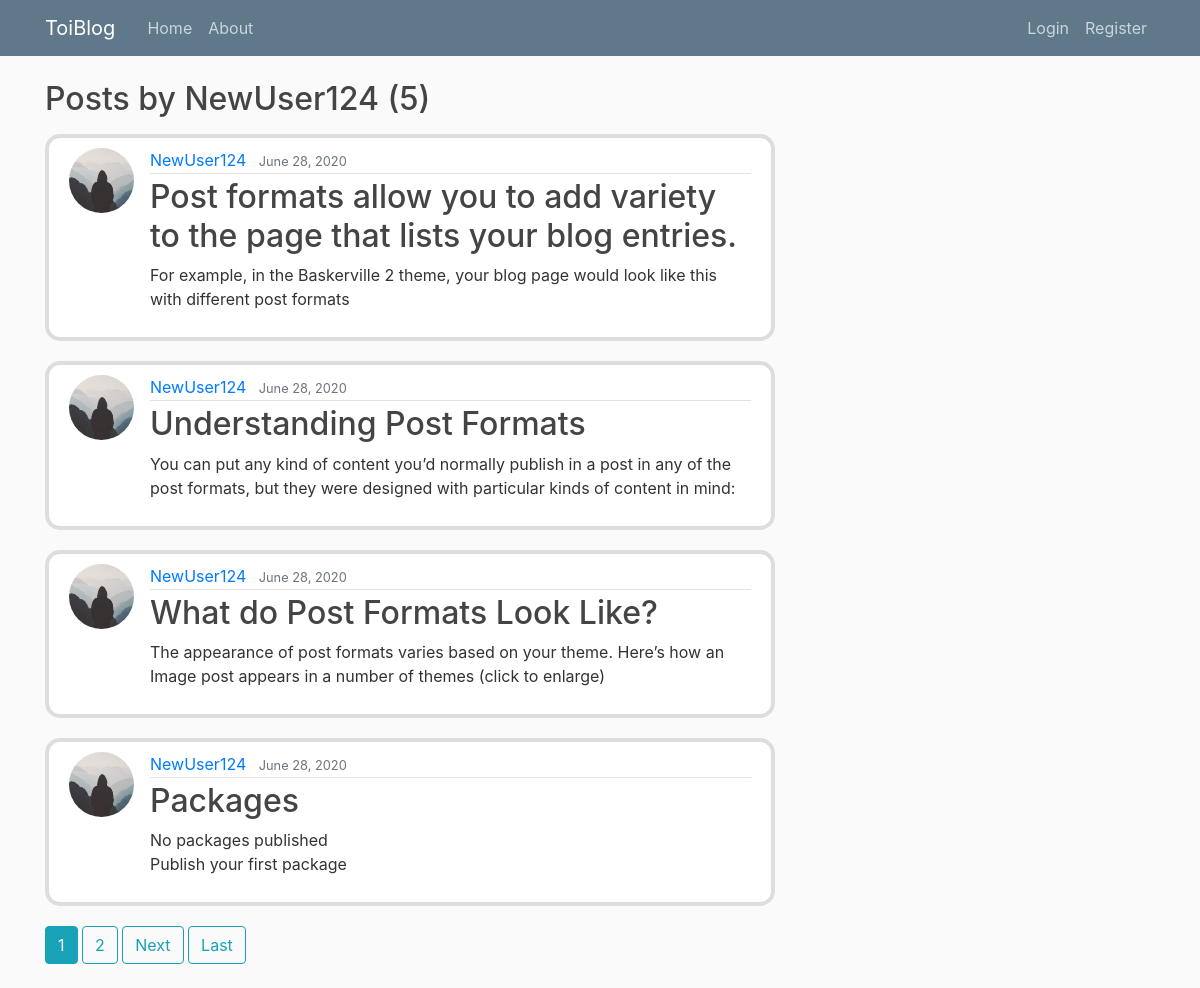
The page //user/NewUser124 on the database its author committed.
### blog/models.py (models this page shows, shortened)
class Post(models.Model):
	title = models.CharField(max_length=100)
	content = models.TextField()
	date_posted = models.DateTimeField(default=timezone.now)
	author = models.ForeignKey(User, on_delete=models.CASCADE)

### users/models.py (models this page shows, shortened)
class Profile(models.Model):
	user = models.OneToOneField(User, on_delete=models.CASCADE)
	image = models.ImageField(default='default.jpg', upload_to='profile_pics')

### blog/views.py (the view)
# urls.py: path('/user/<str:username>', UserPostListView.as_view(), name='user-posts'),
class UserPostListView(ListView):
	model = Post
	template_name = 'blog/user_posts.html'
	context_object_name = 'posts'
	paginate_by = 4
	def get_queryset(self):
		user = get_object_or_404(User, username=self.kwargs.get('username'))
		return Post.objects.filter(author=user).order_by('-date_posted')

### blog/templates/blog/user_posts.html (shortened to what this page needs)
{% extends "blog/base.html"%}
{% block content %}
    <h2 class="mb-3">Posts by {{ view.kwargs.username }} ({{ page_obj.paginator.count }})</h2>
    {% for post in posts %}
        <article class="media content-section">
          <img class="rounded-circle article-img" src="{{ post.author.profile.image.url }}">
          <div class="media-body">
            <div class="article-metadata">
              <a class="mr-2" href="{% url 'user-posts' post.author.username %}">{{ post.author }}</a>
              <small class="text-muted">{{ post.date_posted|date:"F d, Y" }}</small>
            </div>
            <h2><a class="article-title" href="{% url 'post-detail' post.id %}">{{ post.title }}</a></h2>
            <p class="article-content">{{ post.content }}</p>
          </div>
        </article>
    {% endfor %}
    {% if is_paginated %}
      {% for num in page_obj.paginator.page_range %}
        {% if page_obj.number == num %}
          <a class="btn btn-info mb-4" href="?page={{ num }}">{{ num }}</a>
          {% elif num > page_obj.number|add:'-3' and num < page_obj.number|add:'3' %}
            <a class="btn btn-outline-info mb-4" href="?page={{ num }}">{{ num }}</a>
        {% endif %}
      {% endfor %}
      {% if page_obj.has_next %}
        <a class="btn btn-outline-info mb-4" href="?page={{ page_obj.next_page_number }}">Next</a>
        <a class="btn btn-outline-info mb-4" href="?page={{ page_obj.paginator.num_pages }}">Last</a>
      {% endif %}
    {% endif %}
{% endblock content %}

### blog/static/blog/main.css (style rules this page uses)
body { background: #fafafa; color: #333333; margin-top: 5rem; }
h1, h2, h3, h4, h5, h6 { color: #444444; }
.content-section { background: #ffffff; padding: 10px 20px; border: 4px solid #dddddd; border-radius: 15px; margin-bottom: 20px; }
.article-title { color: #444444; }
.article-content { white-space: pre-line; }
.article-img { height: 65px; width: 65px; margin-right: 16px; }
.article-metadata { padding-bottom: 1px; margin-bottom: 4px; border-bottom: 1px solid #e3e3e3; }

### rows shown on the page
Post: author.profile.image (placeholder picture), author "NewUser124", date_posted "June 28, 2020", title "Post formats allow you to add variety to the page that lists your blog entries.", content "For example, in the Baskerville 2 theme, your blog page would look like this with different post formats"
Post: author.profile.image (placeholder picture), author "NewUser124", date_posted "June 28, 2020", title "Understanding Post Formats", content "You can put any kind of content you’d normally publish in a post in any of the post formats, but they were designed with particular kinds of content in mind:"
Post: author.profile.image (placeholder picture), author "NewUser124", date_posted "June 28, 2020", title "What do Post Formats Look Like?", content "The appearance of post formats varies based on your theme. Here’s how an Image post appears in a number of themes (click to enlarge)"
Post: author.profile.image (placeholder picture), author "NewUser124", date_posted "June 28, 2020", title "Packages", content "No packages published Publish your first package"

### other values the page prints
{{ view.kwargs.username }} "NewUser124"
{{ page_obj.paginator.count }} "5"
{{ num }} "1"
{{ num }} "2"
